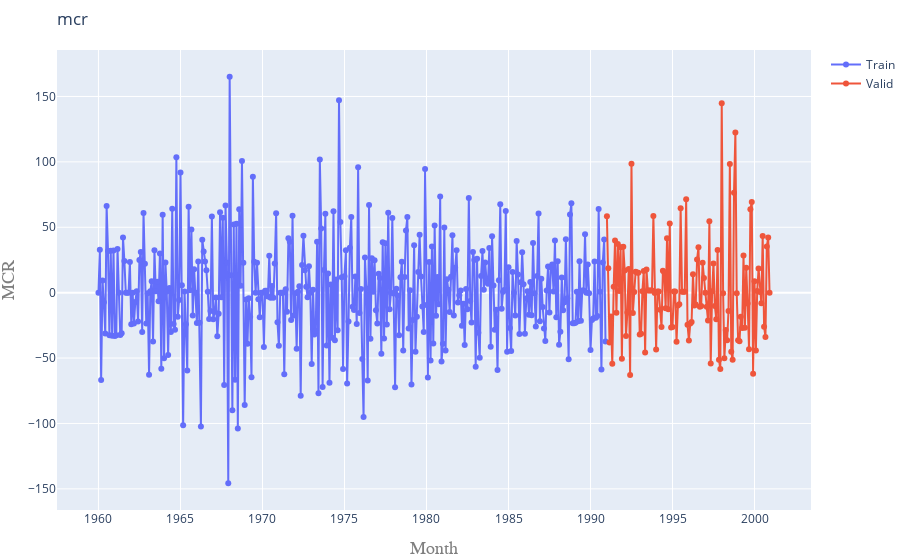

Notebook source saved alongside this figure:
### Code cell
fig= go.Figure()
fig.add_trace(go.Scatter(dict(x=Train.observation_date, y=Train.mcr, mode='lines+markers', name= 'Train')))
fig.add_trace(go.Scatter(dict(x=Valid.observation_date, y=Valid.mcr, mode='lines+markers', name= 'Valid')))

fig.update_layout(title=go.layout.Title(
        text="mcr",
        xref="paper",x=0),
    margin=dict(l=10, r=0, t=50, b=50),
    xaxis=go.layout.XAxis(title=go.layout.xaxis.Title(text="Month",font=dict(
                family="Courier New, monospace",
                size=18,
                color="#7f7f7f"))),
    yaxis=go.layout.YAxis(title=go.layout.yaxis.Title(text="MCR",font=dict(
                family="Courier New, monospace",
                size=18,
                color="#7f7f7f"))))

fig.show()

### Figure 1 — Plotly figure (JSON) as saved in the notebook; plotly's stock layout.template omitted (floating-point values rounded to 4 significant figures; data arrays with more than 128 entries replaced by an {"elided": "..."} marker saying what was removed)
{"data": [{"mode": "lines+markers", "name": "Train", "type": "scatter", "x": {"elided": "372 str values"}, "y": {"elided": "372 float values"}}, {"mode": "lines+markers", "name": "Valid", "type": "scatter", "x": ["1991-01-01", "1991-02-01", "1991-03-01", "1991-04-01", "1991-05-01", "1991-06-01", "1991-07-01", "1991-08-01", "1991-09-01", "1991-10-01", "1991-11-01", "1991-12-01", "1992-01-01", "1992-02-01", "1992-03-01", "1992-04-01", "1992-05-01", "1992-06-01", "1992-07-01", "1992-08-01", "1992-09-01", "1992-10-01", "1992-11-01", "1992-12-01", "1993-01-01", "1993-02-01", "1993-03-01", "1993-04-01", "1993-05-01", "1993-06-01", "1993-07-01", "1993-08-01", "1993-09-01", "1993-10-01", "1993-11-01", "1993-12-01", "1994-01-01", "1994-02-01", "1994-03-01", "1994-04-01", "1994-05-01", "1994-06-01", "1994-07-01", "1994-08-01", "1994-09-01", "1994-10-01", "1994-11-01", "1994-12-01", "1995-01-01", "1995-02-01", "1995-03-01", "1995-04-01", "1995-05-01", "1995-06-01", "1995-07-01", "1995-08-01", "1995-09-01", "1995-10-01", "1995-11-01", "1995-12-01", "1996-01-01", "1996-02-01", "1996-03-01", "1996-04-01", "1996-05-01", "1996-06-01", "1996-07-01", "1996-08-01", "1996-09-01", "1996-10-01", "1996-11-01", "1996-12-01", "1997-01-01", "1997-02-01", "1997-03-01", "1997-04-01", "1997-05-01", "1997-06-01", "1997-07-01", "1997-08-01", "1997-09-01", "1997-10-01", "1997-11-01", "1997-12-01", "1998-01-01", "1998-02-01", "1998-03-01", "1998-04-01", "1998-05-01", "1998-06-01", "1998-07-01", "1998-08-01", "1998-09-01", "1998-10-01", "1998-11-01", "1998-12-01", "1999-01-01", "1999-02-01", "1999-03-01", "1999-04-01", "1999-05-01", "1999-06-01", "1999-07-01", "1999-08-01", "1999-09-01", "1999-10-01", "1999-11-01", "1999-12-01", "2000-01-01", "2000-02-01", "2000-03-01", "2000-04-01", "2000-05-01", "2000-06-01", "2000-07-01", "2000-08-01", "2000-09-01", "2000-10-01", "2000-11-01", "2000-12-01"], "y": [58.5, 18.73, -38.03, -18.15, -54.29, 4.61, 39.8, -15.33, 37.3, 1.19, 34.8, -50.43, 35.15, 17.02, -33.04, -15.23, 18.06, -63, 98.65, -15.63, 0.47, 15.97, 15.5, 15.23, -31.94, -31.39, 1.07, 16.5, -45.67, 17.7, 1.71, 1.69, 1.66, 1.63, 58.7, -0.31, -43.46, 0.96, 0.95, -13.12, -26.26, 16.71, 15.65, -11.85, 41.52, -12.7, 52.85, -26.67, -26.18, 0.86, 0.85, -37.62, -9.88, -8.92, 64.6, 0.78, 0.77, 0.77, 71.46, -24.49, -36.49, -23.59, -22.45, 14.12, -9.76, -9, 25.28, 34.76, -10.68, -10.24, 22.81, 11.12, 0, -10.81, -21.24, 54.54, -54.16, 1.11, 22.23, -10.23, -20.29, 32.63, -51.38, -58.41, 144.9, -0.41, -50.18, -28.62, -36.45, -14.01, 98.29, -45.23, -51.31, 76.43, 122.5, -0.38, -36.38, -37.08, -18.49, -27.09, 28.37, -26.76, 19.11, -8.33, -43.21, 63.7, 69.33, -62.01, 8.78, -44.19, 1.23, 18.49, 0.53, -8.04, 43.34, -25.98, -33.84, 35.27, 42.26, 0]}], "layout": {"margin": {"b": 50, "l": 10, "r": 0, "t": 50}, "title": {"text": "mcr", "x": 0, "xref": "paper"}, "xaxis": {"title": {"font": {"color": "#7f7f7f", "family": "Courier New, monospace", "size": 18}, "text": "Month"}}, "yaxis": {"title": {"font": {"color": "#7f7f7f", "family": "Courier New, monospace", "size": 18}, "text": "MCR"}}}}
